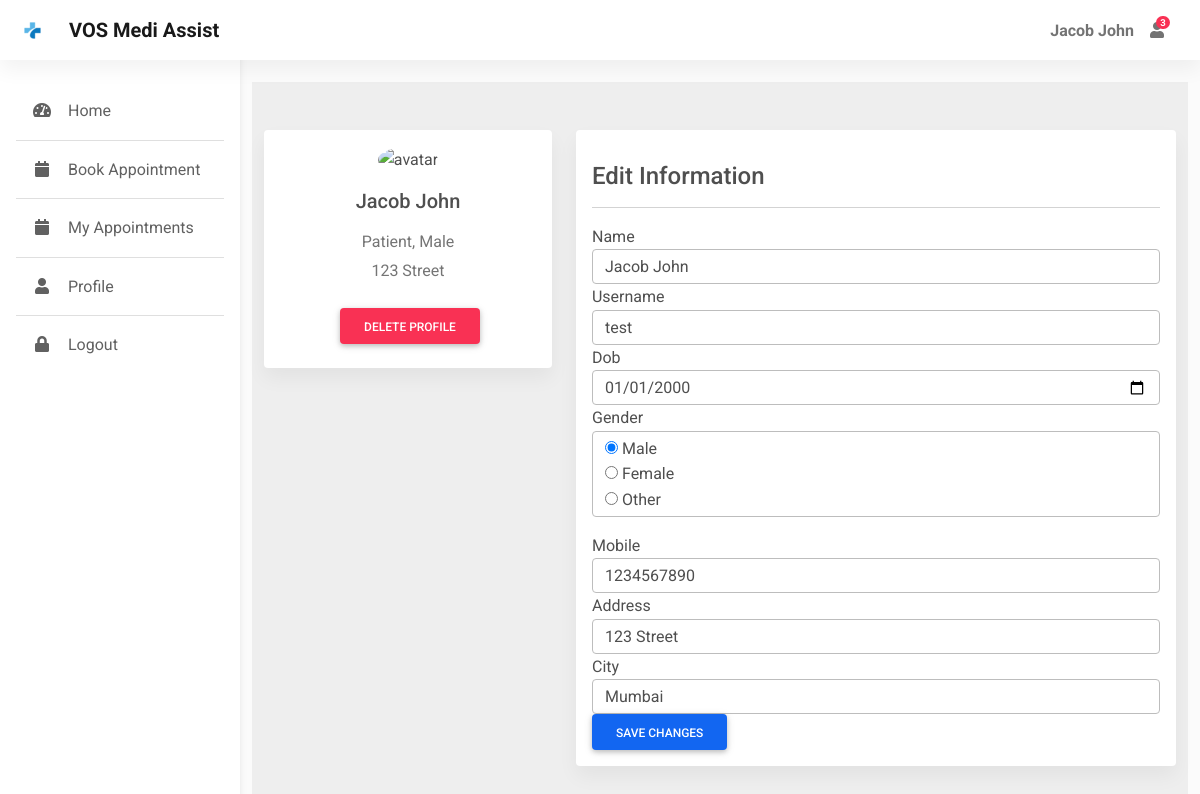
The page /edit_profile (signed in) on the database its author committed.
### app.py (models this page shows)
class User(db.Model, UserMixin):
    id = db.Column(db.Integer, primary_key=True)
    username = db.Column(db.String(50), nullable=False, unique=True)
    password = db.Column(db.String(50), nullable=False)
    name = db.Column(db.String(50), nullable=False)
    address = db.Column(db.String(80))
    city = db.Column(db.String(30))
    dob = db.Column(db.Date, nullable=False)
    gender = db.Column(db.String(10), nullable=False)
    is_doctor = db.Column(db.Boolean, default=False, nullable=False)
    mobile = db.Column(db.Integer)

### app.py (the view)
@app.route('/edit_profile', methods=['GET', 'POST'])
@login_required
def edit_profile():
    form = EditForm(obj=current_user)
    if form.validate_on_submit():
        form.populate_obj(current_user)
        db.session.commit()
        return redirect(url_for('profile'))
    return render_template('edit_profile.html', form=form)

### app.py
class EditForm(FlaskForm):
    username = StringField(validators=[InputRequired(), Length(min=4, max=20)], render_kw={"placeholder": "User Name"}, name='username')
    name = StringField(validators=[InputRequired(), Length(min=4, max=20)], render_kw={"placeholder": "Full Name"}, name='name')
    gender = RadioField('Gender', choices=[('Male'),('Female'),('Other')], name='gender')
    address = StringField(validators=[InputRequired(), Length(min=4, max=100)], render_kw={"placeholder": "Address"}, name='address')
    mobile = StringField(validators=[InputRequired(), Length(min=10, max=12)], render_kw={"placeholder": "Mobile No."}, name='mobile')
    city = StringField(validators=[InputRequired(), Length(min=4, max=30)], render_kw={"placeholder": "City"}, name='city')
    dob = DateField(validators=[InputRequired()],render_kw={"placeholder": "Date of Birth"}, name='dob')
    submit = SubmitField("Save Changes")

### app.py (called while the page is built)
@login_manager.user_loader
def load_user(user_id):
    return User.query.get(int(user_id))

@app.context_processor
def inject_datetime():
    return dict(datetime=datetime)

### templates/edit_profile.html (shortened to what this page needs)
{% extends "dashboard.html" %}
{% block main %}
<div class="container pt-4">
    <section style="background-color: #eee;">
      <div class="container py-5">
        <div class="row">
          <div class="col-lg-4">
            <div class="card mb-4">
              <div class="card-body text-center">
                <img src="https://mdbcdn.b-cdn.net/img/Photos/new-templates/bootstrap-chat/ava3.webp" alt="avatar"
                  class="rounded-circle img-fluid" style="width: 150px;">
                <h5 class="my-3">{{ current_user.name }}</h5>
                {% if current_user.is_doctor %}
                  <p class="text-muted mb-1">Doctor, {{ current_user.gender }}</p>
                {% else %}
                  <p class="text-muted mb-1">Patient, {{ current_user.gender }}</p>
                  <p class="text-muted mb-4">{{ current_user.address }}</p>
                {% endif %}
                <div class="d-flex justify-content-center mb-2">
                  <a href="{{ url_for('delete_profile') }}" class="btn btn-danger ms-1">Delete Profile</a>
                </div>
              </div>
            </div>
          </div>
          <div class="col-lg-8">
            <div class="card mb-4">
                <div class="card-body">
                    <h4 class="my-3">Edit Information</h4>
                    <hr>
                    <form method="post">
                        <div class="form-group">
                            {{ form.name.label() }}
                            {{ form.name(class="form-control", placeholder="Enter your full name") }}
                        </div>
                        <div class="form-group">
                            {{ form.username.label() }}
                            {{ form.username(class="form-control", placeholder="Enter your username") }}
                        </div>
                        <div class="form-group">
                            {{ form.dob.label() }}
                            {{ form.dob(class="form-control") }}
                        </div>
                        <div class="form-group">
                            {{ form.gender.label() }}
                            {{ form.gender(style="list-style:none", class="form-control") }}
                        </div>
                        <div class="form-group">
                            {{ form.mobile.label() }}
                            {{ form.mobile(class="form-control", placeholder="Enter your mobile number") }}
                        </div>
                        <div class="form-group">
                            {{ form.address.label() }}
                            {{ form.address(class="form-control", placeholder="Enter your address") }}
                        </div>
                        <div class="form-group">
                            {{ form.city.label() }}
                            {{ form.city(class="form-control", placeholder="Enter your city") }}
                        </div>
                        <button type="submit" class="btn btn-primary">Save Changes</button>
                    </form>
                </div>
            </div>
          </div>
        </div>
      </div>
    </section>
</div>
{% endblock %}

### templates/dashboard.html (shortened to what this page needs)
<!DOCTYPE html>
<html lang="en">
<head>
  <link rel="stylesheet" href="https://use.fontawesome.com/releases/v5.11.2/css/all.css" />
  <link rel="stylesheet" href="{{ url_for('static', filename='css/mdb.min.css') }}" />
  <link rel="stylesheet"  href="{{ url_for('static', filename='css/admin.css') }}"/>
</head>
<body>
  <header>
    <nav id="sidebarMenu" class="collapse d-lg-block sidebar collapse bg-white">
      <div class="position-sticky">
        <div class="list-group list-group-flush mx-3 mt-4">
          <a href="{{ url_for('home') }}" class="list-group-item list-group-item-action py-3 ripple {% if request.endpoint == 'home' %}active{% endif %}" aria-current="true">
            <i class="fas fa-tachometer-alt fa-fw me-3"></i><span>Home</span>
          </a>
          {% if not current_user.is_doctor %}
          <a href="{{ url_for('appointment') }}" class="list-group-item list-group-item-action py-3 ripple {% if request.endpoint == 'appointment' %}active{% endif %}"><i
              class="fas fa-calendar fa-fw me-3"></i><span>Book Appointment</span></a>
          <a href="{{ url_for('myappointments') }}" class="list-group-item list-group-item-action py-3 ripple {% if request.endpoint == 'myappointments' %}active{% endif %}"><i
                class="fas fa-calendar fa-fw me-3"></i><span>My Appointments</span></a>
          {% endif %}
          <a href="{{ url_for('profile') }}" class="list-group-item list-group-item-action py-3 ripple {% if request.endpoint == 'profile' %}active{% endif %}"><i
              class="fas fa-user fa-fw me-3"></i><span>Profile</span></a>
          <a href="{{ url_for('logout') }}" class="list-group-item list-group-item-action py-3 ripple">
            <i class="fas fa-lock fa-fw me-3"></i><span>Logout</span>
          </a>
        </div>
      </div>
    </nav>
    <nav id="main-navbar" class="navbar navbar-expand-lg navbar-light bg-white fixed-top">
      <div class="container-fluid">
        <a class="navbar-brand d-flex align-items-center fw-bold" href="/"><img class="d-inline-block me-3" " src="{{ url_for('static', filename='img/icons/logo.png') }}" alt="" />VOS Medi Assist</a>
        <ul class="navbar-nav ms-auto d-flex flex-row">
            <li>
                <a class="nav-link me-3 me-lg-0 d-flex align-items-center fw-bold" href="#">{{ current_user.name }}</a>
            </li>
          <li class="nav-item dropdown">
            <a class="nav-link me-3 me-lg-0 dropdown-toggle hidden-arrow" href="#" id="navbarDropdownMenuLink"
              role="button" data-mdb-toggle="dropdown" aria-expanded="false">
              <i class="fas fa-user"></i>
              <span class="badge rounded-pill badge-notification bg-danger">3</span>
            </a>
          </li>
          <li class="nav-item dropdown">
            <a class="nav-link dropdown-toggle hidden-arrow d-flex align-items-center" href="#"
              id="navbarDropdownMenuLink" role="button" data-mdb-toggle="dropdown" aria-expanded="false">
            </a>
          </li>
        </ul>
      </div>
    </nav>
  </header>
  <main style="margin-top: 58px">
    {% block main %}
    {% endblock %}
  </main>
</body>
</html>

### static/css/admin.css (style rules this page uses)
body { background-color: #fbfbfb; }
@media (min-width: 991.98px) { main { padding-left: 240px; } }
.sidebar { position: fixed; top: 0; bottom: 0; left: 0; padding: 58px 0 0; box-shadow: 0 2px 5px 0 rgb(0 0 0 / 5%), 0 2px 10px 0 rgb(0 0 0 / 5%); width: 240px; z-index: 600; }

### rows shown on the page
User: name "Jacob John", gender "Male", address "123 Street", username "test", dob "01/01/2000", gender "☑ Male ☐ Female ☐ Other", mobile "1234567890", city "Mumbai"
